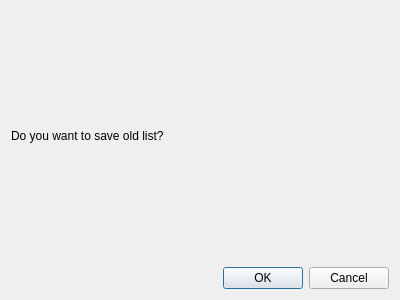
<?xml version="1.0" encoding="UTF-8"?>
<ui version="4.0">
 <class>DialogIsneedToSaveOld</class>
 <widget class="QDialog" name="DialogIsneedToSaveOld">
  <property name="geometry">
   <rect>
    <x>0</x>
    <y>0</y>
    <width>400</width>
    <height>300</height>
   </rect>
  </property>
  <property name="windowTitle">
   <string>Dialog</string>
  </property>
  <layout class="QVBoxLayout" name="verticalLayout">
   <item>
    <widget class="QLabel" name="label">
     <property name="text">
      <string>Do you want to save old list?</string>
     </property>
    </widget>
   </item>
   <item>
    <widget class="QDialogButtonBox" name="buttonBox">
     <property name="orientation">
      <enum>Qt::Horizontal</enum>
     </property>
     <property name="standardButtons">
      <set>QDialogButtonBox::Cancel|QDialogButtonBox::Ok</set>
     </property>
    </widget>
   </item>
  </layout>
 </widget>
 <resources/>
 <connections>
  <connection>
   <sender>buttonBox</sender>
   <signal>accepted()</signal>
   <receiver>DialogIsneedToSaveOld</receiver>
   <slot>accept()</slot>
   <hints>
    <hint type="sourcelabel">
     <x>248</x>
     <y>254</y>
    </hint>
    <hint type="destinationlabel">
     <x>157</x>
     <y>274</y>
    </hint>
   </hints>
  </connection>
  <connection>
   <sender>buttonBox</sender>
   <signal>rejected()</signal>
   <receiver>DialogIsneedToSaveOld</receiver>
   <slot>reject()</slot>
   <hints>
    <hint type="sourcelabel">
     <x>316</x>
     <y>260</y>
    </hint>
    <hint type="destinationlabel">
     <x>286</x>
     <y>274</y>
    </hint>
   </hints>
  </connection>
 </connections>
</ui>
